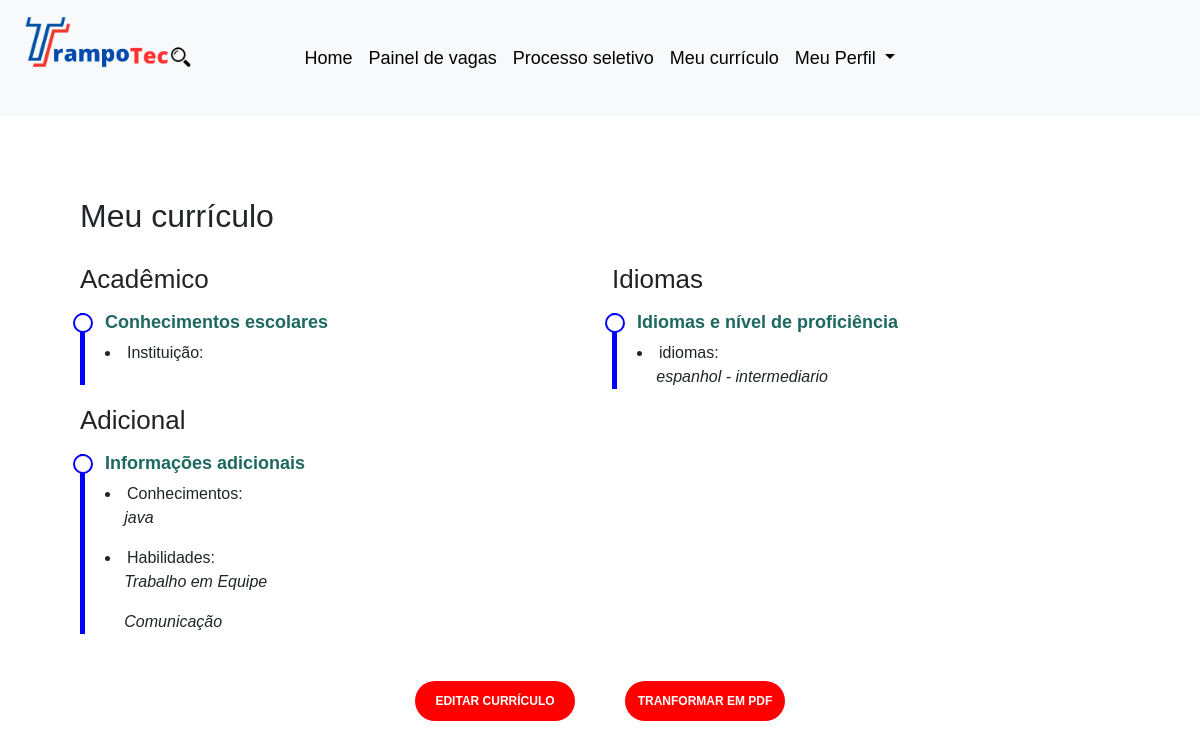
The page /pag-aluno/meu-curriculo.php (signed in) on the database as committed earlier.
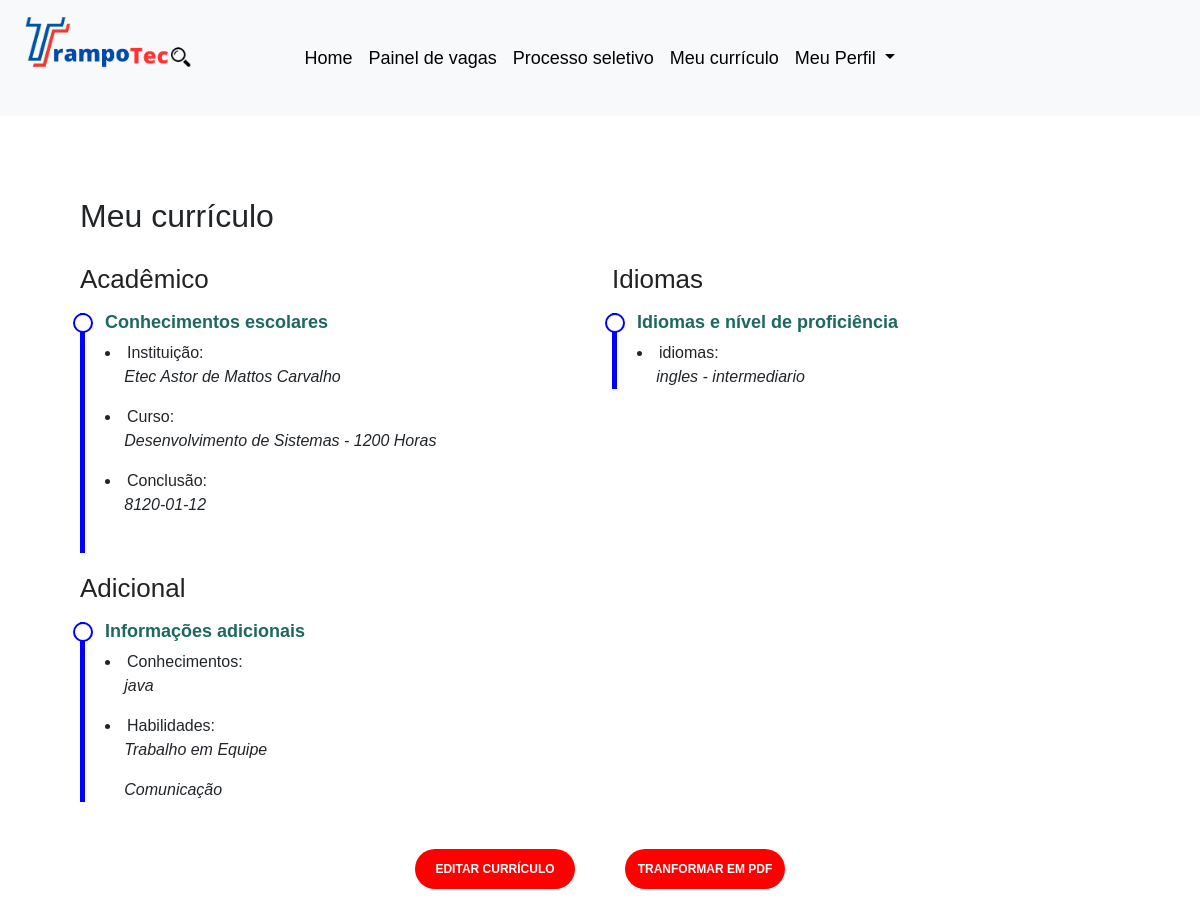
The same page on the database as committed later.
### tables this page shows
CREATE TABLE `tb_conhecimento_aluno` (
  `fk_idConhecimento` int(11) NOT NULL,
  `fk_idAluno` int(11) NOT NULL
);

CREATE TABLE `tb_conhecimento` (
  `idConhecimento` int(11) NOT NULL,
  `conhecimento` varchar(50) NOT NULL
);

CREATE TABLE `tb_habilidade_aluno` (
  `fk_idAluno` int(11) NOT NULL,
  `fk_idHabilidade` int(11) NOT NULL
);

CREATE TABLE `tb_habilidade` (
  `idHabilidade` int(11) NOT NULL,
  `habilidade` varchar(50) NOT NULL
);

CREATE TABLE `tb_idioma_aluno` (
  `idIdiomaAluno` int(11) NOT NULL,
  `nome` varchar(200) NOT NULL,
  `nivel` varchar(20) NOT NULL,
  `fk_idAluno` int(11) NOT NULL
);

CREATE TABLE `tb_aluno_curso_etec` (
  `fk_idAluno` int(11) NOT NULL,
  `fk_idCurso` int(11) NOT NULL,
  `fk_idEtec` int(11) NOT NULL,
  `conclusao` varchar(50) NOT NULL
);

CREATE TABLE `tb_etec` (
  `idEtec` int(11) NOT NULL,
  `nome` varchar(60) NOT NULL,
  `email` char(22) NOT NULL,
  `codigo` int(11) NOT NULL,
  `municipio` varchar(30) NOT NULL
);

CREATE TABLE `tb_curso` (
  `idCurso` int(11) NOT NULL,
  `nome` varchar(60) NOT NULL,
  `cargaHoraria` int(4) NOT NULL,
  `semestre` int(1) NOT NULL,
  `modalidade` varchar(10) NOT NULL,
  `ensino` varchar(70) NOT NULL
);

### pag-aluno/meu-curriculo.php (the view, shortened to what this page needs)
<?php
require_once "./back-end/login/validador_acesso.php";
$cliente_id =  $_SESSION['idAluno'];
$querySelect5 = "SELECT tb_aluno_curso_etec.* , tb_aluno.idAluno , tb_curso.* , tb_etec.nome
FROM tb_aluno
INNER JOIN tb_aluno_curso_etec ON tb_aluno_curso_etec.fk_idAluno = tb_aluno.idAluno
INNER JOIN tb_curso ON tb_curso.idCurso = tb_aluno_curso_etec.fk_idCurso
INNER JOIN tb_etec ON tb_etec.idEtec = tb_aluno_curso_etec.fk_idEtec
WHERE tb_aluno.idAluno = $cliente_id
";
$query5 = $conexao->query($querySelect5);
$aluno5 = $query5->fetchAll();
$querySelect2 = "SELECT tb_conhecimento.*,tb_conhecimento_aluno.* , tb_aluno.*
FROM tb_aluno
INNER JOIN tb_conhecimento_aluno ON tb_conhecimento_aluno.fk_idAluno = tb_aluno.idAluno
INNER JOIN tb_conhecimento ON tb_conhecimento.idConhecimento = tb_conhecimento_aluno.fk_idConhecimento
WHERE tb_conhecimento_aluno.fk_idAluno = $cliente_id
";
$query2 = $conexao->query($querySelect2);
$aluno2 = $query2->fetchAll();
$querySelect3 = "SELECT tb_aluno.*,tb_habilidade.*,tb_habilidade_aluno.*
FROM tb_aluno
INNER JOIN tb_habilidade_aluno ON tb_habilidade_aluno.fk_idAluno = tb_aluno.idAluno
INNER JOIN tb_habilidade ON tb_habilidade.idHabilidade= tb_habilidade_aluno.fk_idHabilidade
WHERE tb_habilidade_aluno.fk_idAluno = $cliente_id
";
$query3 = $conexao->query($querySelect3);
$aluno3 = $query3->fetchAll();
$querySelect4 = "SELECT tb_aluno.*,tb_idioma_aluno.*
FROM tb_aluno
INNER JOIN tb_idioma_aluno ON tb_idioma_aluno.fk_idAluno = tb_aluno.idAluno
WHERE tb_aluno.idAluno = $cliente_id
";
$query4 = $conexao->query($querySelect4);
$aluno4 = $query4->fetchAll();
?>
<!DOCTYPE html>
<html lang="en">
<head>
  <link href="https://cdn.jsdelivr.net/npm/bootstrap@5.3.2/dist/css/bootstrap.min.css" rel="stylesheet">
</head>
<body>
  <?php
  include '../pag-aluno/components/header.php';
  ?>
  <main id="main">
    <section id="resume" class="resume">
      <div class="container" data-aos="fade-up">
        <div class="section-title">
          <h2 style=" margin-top: 3%;">Meu currículo</h2>
        </div>
        <div class="row">
          <div class="col-lg-6" style="text-align:justify;">
            <h3 class="resume-title">Acadêmico</h3>
            <div class="resume-item ">
              <h4>Conhecimentos escolares</h4>
              <li>Instituição:
                <?php foreach ($aluno5 as $aluno5) { ?>
                  <p><em><?= $aluno5[11] ?></em></p>
              </li>
            <li>Curso:
           <p><em><?= $aluno5[6] ?> - <?= $aluno5[7] ?> Horas </em></p>
            </li>
          <li>Conclusão:
         <p><em> <?= $aluno5[3] ?> </em></p>
                <?php } ?>
          </li>
            </div>
            <h3 class="resume-title">Adicional</h3>
            <div class="resume-item">
              <h4>Informações adicionais</h4>
              <li>Conhecimentos:
                <?php foreach ($aluno2 as $aluno2) { ?>
                  <p><em><?= $aluno2[1] ?></em></p>
                <?php  } ?>
              </li>
              <li>Habilidades:
                <?php foreach ($aluno3 as $aluno3) { ?>
                  <p><em><?= $aluno3[16] ?></em> </p>
                <?php  } ?>
              </li>
            </div>
          </div>
          <div class="col-lg-6" style="text-align:justify;">
            <h3 class="resume-title">Idiomas</h3>
            <div class="resume-item">
              <h4>Idiomas e nível de proficiência</h4>
              <li>idiomas:
                <?php foreach ($aluno4 as $aluno4) { ?>
                  <p><em><?= $aluno4[16] ?> - <?= $aluno4[17] ?></em></p>
                <?php   } ?>
              </li>
            </div>
          </div>
        </div>
        <div class="botoes">
          <a href="curriculo.php">
            <button id="editButton">Editar currículo</button>
          </a>
          <button id="editButton">Tranformar em PDF</button>
        </div>
      </div>
    </section>
  </main>
</body>
</html>

### pag-aluno/components/header.php (shortened to what this page needs)
<nav  class="navbar navbar-expand-lg bg-body-tertiary">
  <div class="container-fluid">
    <div class="img">
      <img class="img-nav" src="img/trampotec-logo.png" alt="Bootstrap" width="30" height="24">
    </div>
    <div  class="collapse navbar-collapse" id="navbarSupportedContent">
      <ul id="align-nav" class="navbar-nav me-auto mb-2 mb-lg-0">
        <li class="nav-item">
          <a class="nav-link" aria-current="page" href="index.php">Home</a>
        </li>
        <li class="nav-item">
          <a class="nav-link" href="painel-de-vagas.php">Painel de vagas</a>
        </li>
        <li class="nav-item">
          <a class="nav-link" href="processos-seletivos.php">Processo seletivo</a>
        </li>
        <li class="nav-item">
          <a class="nav-link" href="meu-curriculo.php">Meu currículo</a>
        </li>
        <li class="nav-item dropdown">
          <a class="nav-link dropdown-toggle" href="#" role="button" data-bs-toggle="dropdown" aria-expanded="false">
            Meu Perfil
          </a>
        </li>
    </div>
  </div>
</nav>

### pag-aluno/meu-curriculo.php (style rules this page uses)
body { font-family: Arial, Helvetica, sans-serif; }
.resume .resume-title { font-size: 26px; font-weight: 400; margin-top: 20px; margin-bottom: 20px; color: #222222; }
.resume .resume-item { padding: 0 0 20px 20px; margin-top: -2px; border-left: 5px solid blue; position: relative; }
.resume .resume-item h4 { line-height: 18px; font-size: 18px; font-weight: 600; color: #1d685f; margin-bottom: 10px; }
.resume .resume-item em { font-size: 16px; margin-left: 4%; }
.botoes { display: flex; justify-content: center; gap: 50PX; align-items: center; width: 100%; margin-top: 3%; }
.resume .resume-item:last-child { padding-bottom: 0; }
.resume .resume-item::before { content: ""; position: absolute; width: 20px; height: 20px; border-radius: 50px; left: -12px; top: 0; background: #fff; border: 2px solid blue; }
button { text-transform: uppercase; font-weight: 600; font-size: 12px; width: 160px; height: 40px; border-radius: 50px; transition: 0.5s; color: #fff; background: red; border: none; }
.container { padding: 50px; }

### pag-aluno/components/header.php (style rules this page uses)
body { padding-bottom: 50px; }
.navbar-nav { width: 100%; justify-content: center; }
.container-fluid { min-height: 100px; height: auto; }
.img-nav { width: 180px; height: auto; position: absolute; top: 0; padding-top: 10px; }
ul { font-family: Arial, Helvetica, sans-serif; font-size: 18px; }
.navbar-nav .nav-link { color: black !important; border-radius: 20px; }
.navbar-nav .nav-link { transition: background-color 0.3s ease-in-out; }

Rows that differ between the two databases and show on the page:
removed tb_idioma_aluno: nome "espanhol", nivel "intermediario"
added tb_aluno_curso_etec: fk_idEtec.nome "Etec Astor de Mattos Carvalho", fk_idCurso.nome "Desenvolvimento de Sistemas", fk_idCurso.cargaHoraria "1200", conclusao "8120-01-12"
added tb_idioma_aluno: nome "ingles", nivel "intermediario"
